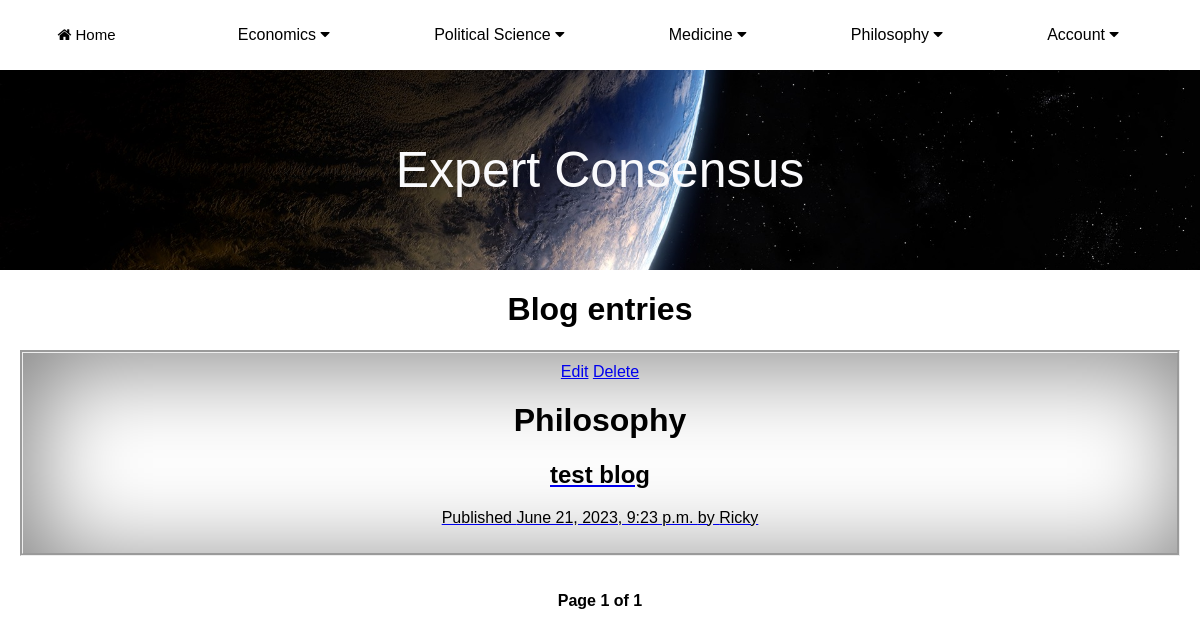
The page /MainApp/philosophy/ (signed in) on the database as committed earlier.
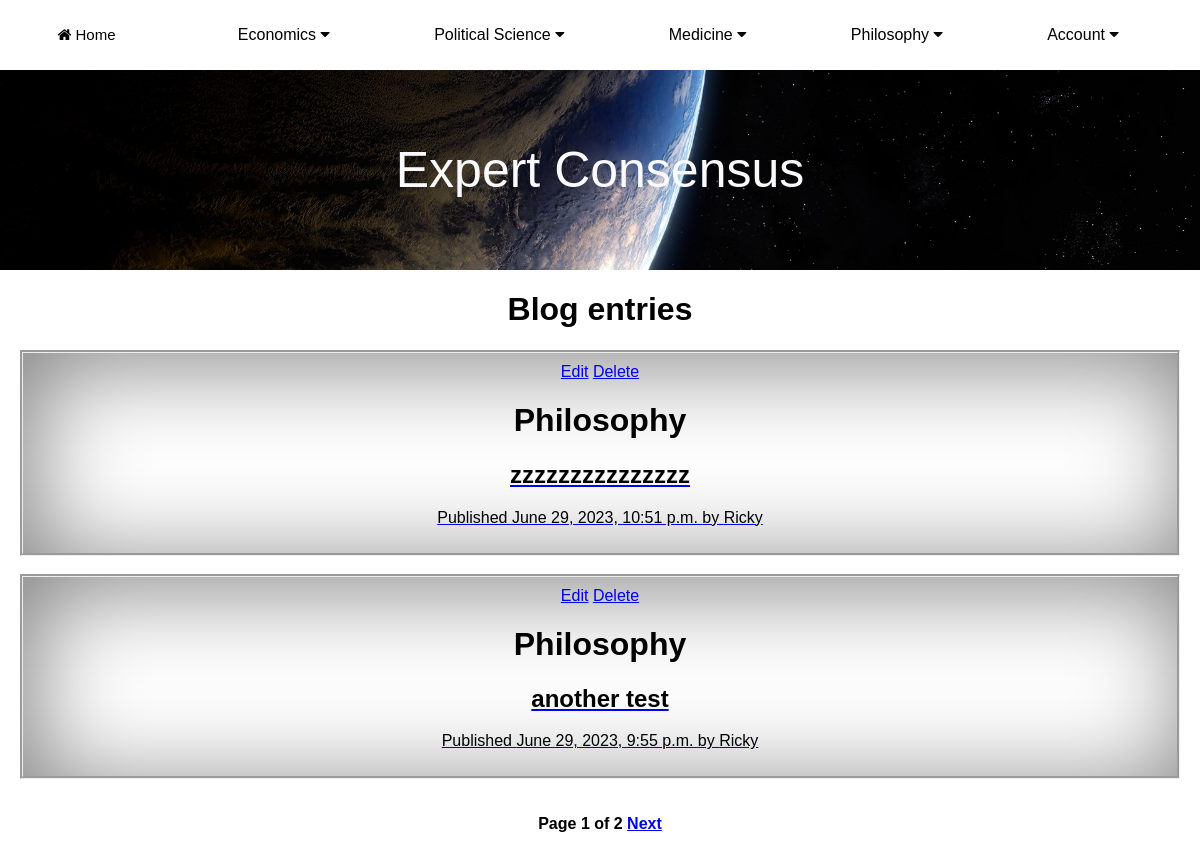
The same page on the database as committed later.
### MainApp/models.py (models this page shows, shortened)
class Post(models.Model):
    class Status(models.TextChoices):
        DRAFT = 'DF', 'Draft'
        PUBLISHED = 'PB', 'Published'
    title = models.CharField(max_length=255)
    header_image = models.ImageField(null=True, blank=True, upload_to="images/profile/")
    author = models.ForeignKey(User, on_delete=models.CASCADE, related_name='blog_posts')
    slug = models.SlugField(max_length=255, unique_for_date='publish')
    body = RichTextField(blank=True, null=True)
    publish = models.DateTimeField(default=timezone.now)
    created = models.DateTimeField(auto_now_add=True)
    updated = models.DateTimeField(auto_now=True)
    status = models.CharField(max_length=2, choices=Status.choices, default=Status.DRAFT)
    category = models.ForeignKey(Category, on_delete=models.CASCADE, related_name="posts")
    objects = models.Manager()
    published = PublishedManager()
    class Meta:
        ordering = ['-publish']
        indexes = [models.Index(fields=['-publish']),]

class Category(models.Model):
    category = models.CharField(max_length=255)
    class Meta:
        verbose_name_plural = "Categories"
    def __str__(self):
        return self.category

### MainApp/views.py (the view, shortened to what this page needs)
# urls.py: 2. Add a URL to urlpatterns:  path('', views.home, name='home')
def home(request):
    requested_url = request.path
    if request.user.is_authenticated:
        form = NoteForm(request.POST or None)
        followed_profiles = request.user.profile.follows.all()
        print("FOLLOWING: ",followed_profiles)
        current_user = request.user
        print("URL is......",requested_url)
        home = Post.published.all()
        notes = Note.objects.filter(profile__in=followed_profiles)
        paginator = Paginator(home,2)
        page_number = request.GET.get('page', 1)
        try:
            posts = paginator.page(page_number)
        except PageNotAnInteger:
            posts = paginator.page(1)
        except EmptyPage:
            posts = paginator.page(paginator.num_pages)
        if requested_url == "/MainApp/philosophy/":
            return render(request, 'MainApp/post/philosophy_blog.html', {'posts': posts})
        elif requested_url == "/MainApp/economics/":
            return render(request, 'MainApp/post/economics.html', {'posts': posts})
        else:
            return render(request, 'MainApp/post/list.html', {'notes': notes, "form":form})
    else:
        return render(request, 'MainApp/post/list.html')

### MainApp/models.py (called while the page is built)
    def get_queryset(self):
        return super().get_queryset().filter(status=Post.Status.PUBLISHED)

    def __str__(self):
        return f"{self.user.username}"

### MainApp/templates/MainApp/post/philosophy_blog.html (shortened to what this page needs)
{% extends "MainApp/base.html" %}
{% block content %}
    <h1>Blog entries</h1>
        {% for post in posts %}
            {% if post.category.category == "Philosophy" %}
            <div id="post_list">
                {% if user.is_authenticated %}
                    {% if user.id == post.author.id %}
                        <div id="edit-delete">
                            <a href="{% url 'MainApp:update_post' post.pk %}">Edit</a>
                            <a href="{% url 'MainApp:delete_post' post.pk %}">Delete</a>
                        </div>
                    {% endif %}
                {% endif %}
            <h1>{{ post.category }}</h1>
                <a href="{% url 'MainApp:post_detail' post.pk %}">
                <h2 id="post_title">
                        {{ post.title }}
                </h2>
                <div id="post_info">
                <p class="date">
                    Published {{ post.publish }} by {{ post.author }}
                </p>
                </div>
                </a>
                </div>
            {% endif %}
        {% endfor %}
{% include "pagination.html" with page=posts %}
{% endblock %}

### MainApp/templates/MainApp/base.html (shortened to what this page needs)
{% load static %}
<link rel="stylesheet" type="text/css" href="{% static 'style.css' %}">
<!doctype html>
<html lang="en">
  <head>
    <link rel="stylesheet" type="text/css" href="C:\Users\Ricky\Desktop\ExpertOpinion\ExpertOpinion\MainApp\static\style.css">
    <link rel="stylesheet" href="https://cdnjs.cloudflare.com/ajax/libs/font-awesome/4.7.0/css/font-awesome.min.css">
  </head>
    <body>
      <div class="navbar">
       <ul>
          <li>
              <button id="btn">
                  <a href="{% url 'MainApp:home' %}"><i class="fa fa-home"></i> Home</a>
              </button>
          </li>
          <li>
             <div class="dropdown">
               <button class="dropbtn">Economics <i class="fa fa-caret-down"></i></button>
             </div>
          </li>
          <li>
             <div class="dropdown">
               <button class="dropbtn">Political Science <i class="fa fa-caret-down"></i></button>
             </div>
          </li>
          <li>
             <div class="dropdown">
               <button class="dropbtn">Medicine <i class="fa fa-caret-down"></i></button>
             </div>
          </li>
          <li>
             <div class="dropdown">
               <button class="dropbtn">Philosophy <i class="fa fa-caret-down"></i></button>
             </div>
          </li>
           {% if user.is_authenticated %}
           <li>
             <div class="dropdown">
               <button class="dropbtn">Account <i class="fa fa-caret-down"></i></button>
             </div>
          </li>
           {% endif %}
       </ul>
    </div>
    <div class="container">
       <img src="{% static 'EXPOPN.PNG' %}" alt="banner">
       <div class="centered">Expert Consensus</div>
    </div>
    {% block content %}
    {% endblock %}
  </body>
</html>

### MainApp/templates/pagination.html (shortened to what this page needs)
<div class="pagination">
    <span class="step-links">
        <div id="page_num_of">
        <span class="current">
                Page {{ page.number }} of {{ page.paginator.num_pages }}
                {% if page.has_next %}
                    <a href="?page={{ page.next_page_number }}">Next</a>
                {% endif %}
        </span>
        </div>
    </span>
</div>

### MainApp/static/style.css (style rules this page uses)
body { margin: 0; padding: 0; background: white; font-family: arial; }
.navbar { position:fixed; top: 0; width: 100%; z-index: 999; }
#post_info { text-align: center; color:white; }
#post_title { text-align: center; color: black; }
#post_list { background-color: white; color: black; border-style: groove; block-size: auto; padding: 10px; margin-left: 20px; margin-right: 20px; box-shadow: 10px 10px 100px grey inset; }
#edit-delete { text-align: center; }
#btn { background-color: white; border: none; }
#page_num_of { color: black; padding-bottom: 20px; font-weight: bold; text-align: center; }
p { color: black; text-align: center; }
.navbar ul { list-style: none; background-color: white; padding: 0; margin: 0; text-align: center; }
.navbar li { display: inline-block; }
h1 { color: black; text-align: center; }
ul { background: white; text-align: center; padding: 5px; }
.navbar a { text-decoration: none; color: black; width: 100px; display: block; padding: 25px 20px; font-size: 15px; text-align: left; }
.dropbtn { background-color: white; color: black; padding: 25px 50px; font-size: 16px; transition: .5s; border: none; }
.dropdown { position: relative; display: inline-block; }
img { width: 100%; height: 200px; object-fit: cover; }
.container { min-height: 10vh; position:relative; display: flex; flex-direction: column; flex: 1; text-align:center; margin-top: 70px; color:#fafafc; }
.centered { position:absolute; top:50%; left:50%; transform:translate(-50%, -50%); font-size: 50; }

Rows that differ between the two databases and show on the page:
no longer on this page (row unchanged): Post: shows "Edit", category "Philosophy", title "test blog", publish "June 21, 2023, 9:23 p.m.", author "Ricky"
added Post: shows "Edit", category "Philosophy", title "zzzzzzzzzzzzzzz", publish "June 29, 2023, 10:51 p.m.", author "Ricky"
added Post: shows "Edit", category "Philosophy", title "another test", publish "June 29, 2023, 9:55 p.m.", author "Ricky"
Other text that changed with them:
{{ page.paginator.num_pages }}: "1" → "2"
text now shown: "Next"
